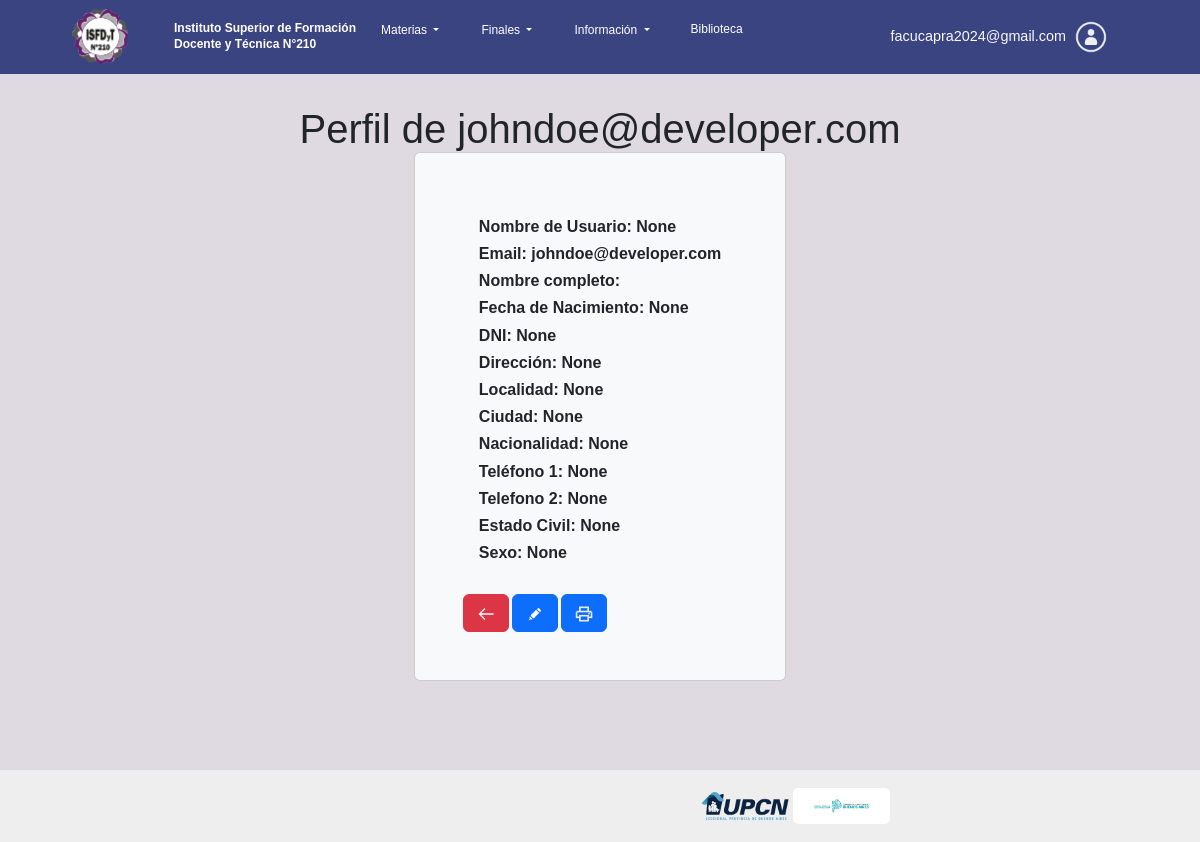
Page /show_user/1 (signed in) on the committed database.
### inscripcionFinales/models.py (models this page shows, shortened)
class Usuario(AbstractBaseUser,PermissionsMixin):
    email = models.EmailField('email', max_length=254, unique = True)
    username = models.CharField('username',unique = True,null = True, max_length=100, blank=False)
    nombre_completo = models.CharField('nombre_completo', max_length=200, null=True, blank=True)
    fecha_nac = models.DateField('fecha_nac', null=True, blank=True)
    dni = models.IntegerField('dni',unique = True, null= True, blank=True)
    direccion = models.CharField('direccion', max_length=50, null=True, blank=True)
    localidad = models.CharField('localidad', max_length=50, null=True, blank=True)
    ciudad = models.CharField('ciudad', max_length=100, null=True, blank=True)
    nacionalidad = models.CharField('nacionalidad',max_length=50, null=True, blank=True)
    telefono_1 = models.IntegerField('telefono_1', null=True, blank=True)
    telefono_2 = models.IntegerField('telefono_2', null=True, blank=True)
    estado_civil=models.CharField('estado_civil', choices=ESTADO_CIVIL_CHOICES,max_length=50, null=True, blank=True)
    sexo=models.CharField('sexo',choices=SEXO_CHOICES,max_length=10, null=True, blank=True)
    imagen = models.ImageField('imagenPerfil', upload_to='perfil/', max_length=200, null=True, blank=True)
    is_admin = models.BooleanField('is_admin', default=False)
    is_superuser = models.BooleanField('is_superuser', default=False)
    is_active = models.BooleanField(default = True)
    is_staff = models.BooleanField(default = False)
    carrera = models.ManyToManyField('Carrera',blank=True)
    Estudiante = 'Estudiante'
    Preceptor = 'Preceptor'
    Profesor = 'Profesor'
    Directivo = 'Directivo'
    Administrador = 'Administrador'
    Bibliotecario = 'Bibliotecario'
    ROL_CHOICES = (
        (Directivo, 'Directivo'),
        (Preceptor, 'Preceptor'),
        (Profesor, 'Profesor'),
        (Estudiante, 'Estudiante'),
        (Administrador, 'Administrador'),
        (Bibliotecario, 'Bibliotecario'),
     )
    rol = models.CharField(max_length=20, choices=ROL_CHOICES, default=Estudiante)
    objects = UsuarioManager()
    USERNAME_FIELD = 'email'
    REQUIRED_FIELDS = ['password']

### inscripcionFinales/views.py (the view)
# urls.py: path("show_user/<int:pk>",login_required(editUser.as_view(template_name = 'registration/show_user.html')), name='show_user'),
class editUser(UpdateView):
    model = Usuario
    form_class = profile_students_form
    template_name = 'registration/edit_profile.html'
    success_url = '/'

### inscripcionFinales/templates/registration/show_user.html (shortened to what this page needs)
{% extends 'base/base.html' %}
{% block content %}
<h1 style="margin-top: -50px">Perfil de {{ object.email }}</h1>
<div style="margin-top: -170px">
    <div class="card p-5 mb-2 bg-light">
      <div class="card-body p-3 mb-2">
    <p class="h6 fw-semibold">
      Nombre de Usuario: {{ object.username }}
    </p>
    <p class="h6 fw-semibold">
      Email: {{ object.email }}
    </p>
    <p class="h6 fw-semibold">
      Nombre completo: {{ object.nombres }}
    </p>
    <p class="h6 fw-semibold">
      Fecha de Nacimiento: {{ object.fecha_nac }}
    </p>
    <p class="h6 fw-semibold">
      DNI: {{ object.dni }}
    </p>
    <p class="h6 fw-semibold">
      Dirección: {{ object.direccion }}
    </p>
    <p class="h6 fw-semibold">
      Localidad: {{ object.localidad }}
    </p>
    <p class="h6 fw-semibold">
      Ciudad: {{ object.ciudad }}
    </p>
    <p class="h6 fw-semibold">
      Nacionalidad: {{ object.nacionalidad }}
    </p>
    <p class="h6 fw-semibold">
      Teléfono 1: {{ object.telefono_1 }}
    </p>
    <p class="h6 fw-semibold">
    Telefono 2: {{ object.telefono_2 }}
  </p>
  <p class="h6 fw-semibold">
    Estado Civil: {{ object.estado_civil }}
  </p>
  <p class="h6 fw-semibold">
    Sexo: {{ object.sexo }}
  </p>
</div>
<p>
    <a sytle='margin-left:300px' title= "Volver" class="btn btn-danger" href="/user_list/" role="button"><img src="/static/imagenes/back.png" height="20px" width="20px"></img></a>
    <a title= "Editar" class="btn btn-primary" href="/edit_user/{{ object.id }}" role="button"><img src="/static/imagenes/edit.png" height="20px" width="20px"></img></a>
    <a title= "Imprimir" class="btn btn-primary" href="/reporte/{{ object.id }}" role="button"><img src="/static/imagenes/imprimir.png" height="20px" width="20px"></img></a>
</p>
{% endblock %}

### inscripcionFinales/templates/base/navbar.html (shortened to what this page needs)
<nav class="navbar  navbar-expand-lg navbar-dark">
  <div class="container-fluid">
    <a class="navbar-brand" href="/">
      <img class="logo-insti" src="/static/imagenes/Logo_i210.png">
    </a>
    <div class="rotulo">
      Instituto Superior de Formación<br>Docente y Técnica N°210
    </div>
    <div class="collapse navbar-collapse" id="navbarNavDropdown">
      <ul class="navbar-nav" style="text-align: right;">
        {% if user.is_authenticated %}
        <li class="nav-item">
            <div class="dropdown">
              <button class="btn btn-navbar dropdown-toggle nav-link" type="button" id="dropdownMenuButton1" data-bs-toggle="dropdown" aria-expanded="false" style="text-decoration: none" style="text-align: right">
                Materias
              </button>
            </div>
          </li>
          {% endif %}
        {% if user.is_authenticated %}
        <li class="nav-item">
            <div class="dropdown">
              <button class="btn btn-navbar dropdown-toggle nav-link" type="button" id="dropdownMenuButton1" data-bs-toggle="dropdown" aria-expanded="false" style="text-decoration: none" style="text-align: right">
                Finales
              </button>
            </div>
          </li>
          {% endif %}
          {% if user.is_authenticated %}
          <li class="nav-item">
            <div class="dropdown">
              <button class="btn btn-navbar dropdown-toggle nav-link" type="button" id="dropdownMenuButton1" data-bs-toggle="dropdown" aria-expanded="false" style="text-decoration: none" style="text-align: right">
                Información
              </button>
            </div>
          <li class="nav-item">
            <a class="nav-link" href="#" rel="noopener noreferrer" style="text-decoration: none">Biblioteca</a>
          </li>
            {% endif %}
        {% if not user.is_authenticated %}
          <li class="nav-item">
            <a class="nav-link" href="{% url 'login' %}">
              <img class="icono-nav" src="/static/imagenes/Login.png">
              <span class="nav-user">Login</span>
            </a>
          </li>
        {% else %}
          <li class="nav-item">
          </li>
          <li class="nav-item last-nav-item">
          <li class="nav-item last-nav-item">
            <div class="dropdown">
              <table>
                <tr>
                  <h9 style="color:ghostwhite">{{user.email}}</h9>
                  <button class="btn dropdown mrg-0 only-lt" type="button" data-bs-toggle="dropdown">
                    <a class="nav-link" href="#">
                      {% if request.user.is_staff or request.user.is_superuser or request.user.admin %}
                      <img class="icono-nav" src="/static/imagenes/Perfiladmin.png" alt="Default Image">
                    {% else %}
                      {% if user.imagen %}
                        <img class="icono-nav" src="{{ user.imagen.url }}" alt="User Image">
                      {% else %}
                        <img class="icono-nav" src="/static/imagenes/Perfil.png" alt="Default Image">
                      {% endif %}
                    {% endif %}
                    </a>
                  </button>
                </tr>
                </table>
                </li>
              </ul>
            </div>
        {% endif %}
    </div>
</nav>

### inscripcionFinales/static/style.css (style rules this page uses)
html { box-sizing: border-box; }
*, *:before, *:after { box-sizing: inherit; }
body { font-family: 'Trebuchet MS', 'Arial', sans-serif; font-style: normal; font-size: 0.65rem; overflow-x: hidden; position: relative; width: 100vw; max-width: 100vw; min-height: 100vh; background-color: #DFD9E1; }
p { margin: 0; padding: 0; }
.navbar { background-color: #3A4481; font-size: 1.2vw; font-weight: 400; padding: 0; }
.container-fluid { display: flex; }
.logo-insti { max-width: 7vh; height: 7vh; margin: 0 2.5vw 0 5vw; padding: 0; }
.rotulo { color: #fff; font-weight: 700; font-size: 2.7vw; line-height: 3.86vw; }
@media (min-width: 568px) { .rotulo { font-size: 1.5vw; line-height: 1.9vw; } }
@media (min-width: 768px) { .rotulo { font-size: 1vw; line-height: 1.3vw; } }
.navbar-nav { flex-grow: 1; }
@media (min-width: 960px) { .navbar-nav li:nth-of-type(1) { margin-left: auto; } }
@media (min-width: 960px) { .navbar-nav li:nth-of-type(6) { margin-left: auto; } }
.last-nav-item { margin-right: 5vw; margin-left: auto; }
.mrg-0 { margin: 0; padding: 0; }
.nav-item { padding: 1vw; }
.icono-nav { max-width: 4vw; margin: 0 3vw 0 0; padding: 0; }
@media (min-width:960px) { .icono-nav { margin: 0; max-width: 4vh; } }
.nav-link { color:#fff; font-weight: 400; font-size: 3.2vw; line-height: 2.86vw; }
@media (min-width:768px) { .nav-link { font-size: 2.15vw; line-height: 1.5vw; } }
@media (min-width:960px) { .nav-link { font-size: 1vw; line-height: 1.5vw; } }

### rows in the picture
Usuario: email "facucapra2024@gmail.com"
Usuario: email "johndoe@developer.com", username "None", fecha_nac "None", dni "None", direccion "None", localidad "None", ciudad "None", nacionalidad "None", telefono_1 "None", telefono_2 "None", estado_civil "None", sexo "None"
